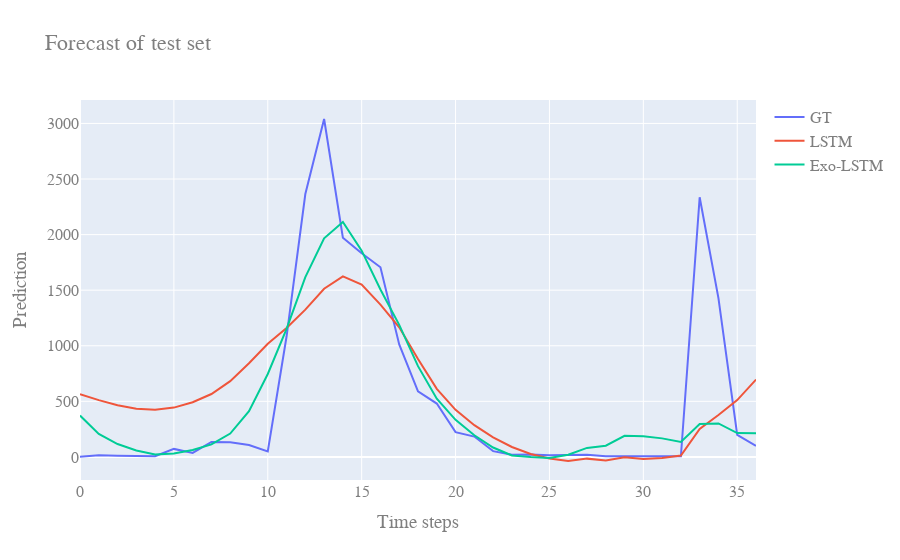
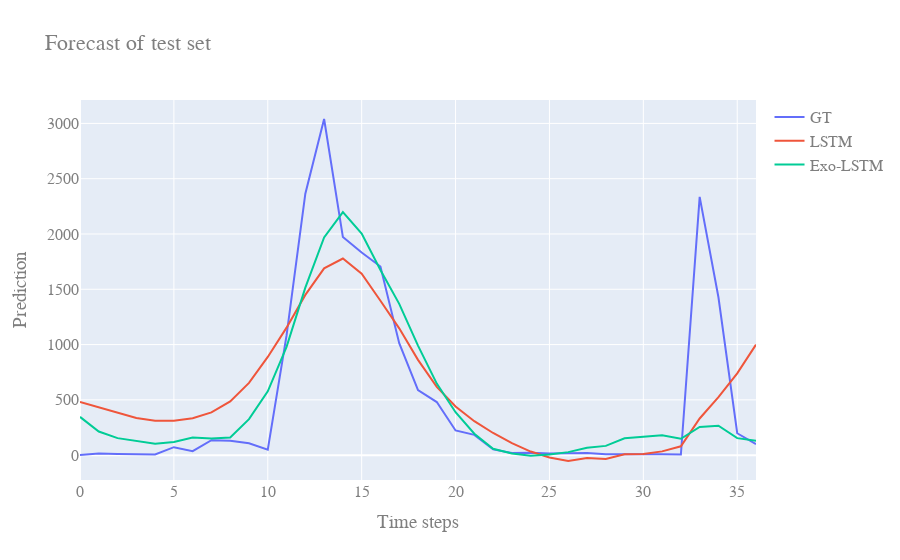

Notebook source saved alongside these figures, in order:
### Markdown cell above
# Forecasting evaluation

### Code cell
single_run_results = []
n_runs = 2

for dataset in aug_datasets:
    print("Running forecasting for sales in", dataset)
    curr_def_rmse = curr_def_mae = curr_aug_rmse = curr_aug_mae = 0
    for run in range(n_runs):
        print ("Run #", run+1)
        # Load the default and augmented versions of the data
        aug_dataset = aug_datasets[dataset]
        non_shifted_aug = aug_dataset
        aug_dataset.iloc[:, 1:] = aug_dataset.iloc[:, 1:].shift(-1)
        aug_dataset = aug_dataset.iloc[:-1, :]
        def_dataset = def_datasets[dataset]
        def_dataset = def_dataset.iloc[:-1, :]

        

        # Create training and test data
        def_train, def_test = ts_train_test_split(def_dataset)
        aug_train, aug_test = ts_train_test_split(aug_dataset)
        ns_aug_train, ns_aug_test = ts_train_test_split(non_shifted_aug)

        def_tr_df, def_te_df = prepare_for_network(def_train, def_test)
        aug_tr_df, aug_te_df = prepare_for_network(aug_train, aug_test)
       
        # Extract the columns which display most correlation with the value we are trying to predict.
        # As it can be seen in the 
        default_desired_input_features = cols_with_most_lagged_corr(def_train)
        #aug_desired_input_features = cols_with_most_corr(ns_aug_train)
        aug_desired_input_features = [0, 2, 3, 11, 13]
       
        print("Default input features:", default_desired_input_features)
        print("Input features with exogenous data:", aug_desired_input_features)

        
        
        ## Run STL Decomposition as baseline
        print("Running Drift and Seasonal Drift models based on STL Decomposition...")
        f_steps = def_test.shape[0]-1
        #decomp = decompose(def_train.vendita, period=52)
        #drift_forecast = forecast(decomp, steps=f_steps, fc_func=drift, seasonal=True)
        ##sdrift_forecast = forecast(decomp, steps=f_steps, fc_func=drift, )
        #drift_rmse = sm.tools.eval_measures.rmse(def_test.vendita.values, drift_forecast["drift+seasonal"].values)
        #drift_mae = sm.tools.eval_measures.meanabs(def_test.vendita.values, drift_forecast["drift+seasonal"].values)
        ##sdrift_rmse = sm.tools.eval_measures.rmse(def_test.vendita.values[:f_steps], sdrift_forecast["drift+seasonal"].values)
        ##sdrift_mae = sm.tools.eval_measures.meanabs(def_test.vendita.values[:f_steps], sdrift_forecast["drift+seasonal"].values)
        #print("Done\n")
        #
        ## Run ARIMA as another baseline
        #print("Running SARIMA model...")
        ## Fit your model
        #sarima_model = pm.auto_arima(def_train.vendita, seasonal=True, m=52, suppress_warnings=True, max_order=None, \
        #                            start_p=3, start_q=0, start_P=0, start_Q=0, \
        #                            max_p=6, max_d=1, max_q=1, max_P=1, max_D=1, max_Q=1)
        ## Get model params
        #sarima_order = sarima_model.get_params()["order"]
        #sarima_s_order = sarima_model.get_params()["seasonal_order"]
        ## Predict #test steps into the future
        #sarima_forecasts = sarima_model.predict(f_steps)  
        #sarima_rmse = sm.tools.eval_measures.rmse(def_test.vendita.values, sarima_forecasts)
        #sarima_mae = sm.tools.eval_measures.meanabs(def_test.vendita.values, sarima_forecasts)
        #print("Done\n")
        #
        #print("Running SARIMAX model...")
        #sarimax_model = SARIMAX(endog=aug_train.vendita, exog=aug_train.iloc[:, aug_desired_input_features[1:]], \
        #                        order=sarima_order, seasonal_order=sarima_s_order)
        #sarimax_fitted = sarimax_model.fit()
        #sarimax_forecasts = sarimax_fitted.forecast(f_steps, exog=aug_test.iloc[:, aug_desired_input_features[1:]])  
        #sarimax_rmse = sm.tools.eval_measures.rmse(def_test.vendita.values, sarimax_forecasts)
        #sarimax_mae = sm.tools.eval_measures.meanabs(def_test.vendita.values, sarimax_forecasts)
        #print("Done\n")
        
        

        # Run LSTM and Exo-LSTM
        print("Training the default LSTM model...")
        def_opt_obj.train(def_x_train[:,:-1],def_x_train[:,1:],def_x_train[:,:-1],def_x_train[:,1:], do_teacher_forcing=True, n_epochs=len(default_desired_input_features)*10)
        print("Done\n")
        print("Training the augmented Exo-LSTM model...")
        aug_opt_obj.train(aug_x_train[:,:-1],aug_x_train[:,1:],aug_x_train[:,:-1],aug_x_train[:,1:], do_teacher_forcing=True, n_epochs=len(aug_desired_input_features)*10)
        print("Done\n")

        def_pred=def_LSTM_Model(def_x_test, f_steps)
        aug_pred=aug_LSTM_Model(aug_x_test, f_steps)

        # Check results of both forecasts
        def_mean = np.mean(def_train["vendita"].values)
        def_std = np.std(def_train["vendita"].values)
        aug_mean = np.mean(aug_train["vendita"].values)
        aug_std = np.std(aug_train["vendita"].values)
        
        curr_def_rmse, curr_def_mae = check_lstm_forecast_results(def_pred, def_inp_te, def_out_te, def_mean, def_std, out_len=38)
        curr_aug_rmse, curr_aug_mae = check_lstm_forecast_results(aug_pred, aug_inp_te, aug_out_te, aug_mean, aug_std, out_len=38)
        
        fig = go.Figure()
        
        x_labels = list(range(0,f_steps))
        fig.add_trace(go.Scatter(x=x_labels, y=def_out_te[0,:,0]*def_std+def_mean,
                    mode='lines', name='GT'))
        #fig.add_trace(go.Scatter(x=x_labels, y=drift_forecast["drift+seasonal"].values,
        #            mode='lines', name='Drift'))
        #fig.add_trace(go.Scatter(x=x_labels, y=sarima_forecasts,
        #            mode='lines', name='SARIMA'+str(sarima_order)+str(sarima_s_order)))
        #fig.add_trace(go.Scatter(x=x_labels, y=sarimax_forecasts,
        #            mode='lines', name='SARIMAX'+str(sarima_order)+str(sarima_s_order)))
        fig.add_trace(go.Scatter(x=x_labels, y=def_pred[0,:,0].detach().cpu().numpy()*def_std+def_mean,
                    mode='lines', name='LSTM'))
        fig.add_trace(go.Scatter(x=x_labels, y=aug_pred[0,:,0].detach().cpu().numpy()*aug_std+aug_mean,
                    mode='lines', name='Exo-LSTM'))
        # Update plot title and axis titles, then save plot as a HTML File
        fig.update_layout(
            title="Forecast of test set",
            xaxis_title="Time steps",
            yaxis_title="Prediction",
            font=dict(
                family="Courier New, monospace",
                size=16,
                color="#7f7f7f"
            )
        )
        fig.show()
        pltio.write_html(fig, dataset+"-"+"run"+str(run+1)+"-sales-results.html")
        #single_run_results.append([dataset, "run "+str(run+1), drift_rmse, sarima_rmse, sarimax_rmse, curr_def_rmse, curr_aug_rmse, \
        #                           drift_mae, sarima_mae, sarimax_mae, curr_def_mae, curr_aug_mae])
        single_run_results.append([dataset, "run "+str(run+1), curr_def_rmse, curr_aug_rmse, \
                                   curr_def_mae, curr_aug_mae])
        print()

### Figure 1 — Plotly figure (JSON) as saved in the notebook; plotly's stock layout.template omitted (floating-point values rounded to 4 significant figures)
{"data": [{"mode": "lines", "name": "GT", "type": "scatter", "x": [0, 1, 2, 3, 4, 5, 6, 7, 8, 9, 10, 11, 12, 13, 14, 15, 16, 17, 18, 19, 20, 21, 22, 23, 24, 25, 26, 27, 28, 29, 30, 31, 32, 33, 34, 35, 36], "y": [2, 14, 10, 7, 6, 72, 36.0, 135, 131, 107, 49.0, 1083, 2365, 3040, 1972, 1832, 1706, 1012, 589, 480, 223, 183, 52, 19, 21, 14, 14, 20, 7, 9, 9, 7, 6, 2336, 1428, 198, 100.0, 82]}, {"mode": "lines", "name": "LSTM", "type": "scatter", "x": [0, 1, 2, 3, 4, 5, 6, 7, 8, 9, 10, 11, 12, 13, 14, 15, 16, 17, 18, 19, 20, 21, 22, 23, 24, 25, 26, 27, 28, 29, 30, 31, 32, 33, 34, 35, 36], "y": [564.0, 510.6, 465.6, 432.8, 423.6, 443.7, 491.9, 565.6, 681.8, 843.1, 1018.0, 1160.0, 1325.0, 1512.0, 1625.0, 1550.0, 1370.0, 1166.0, 880.0, 612.0, 423.6, 285.6, 176.6, 89.33, 26.75, -13.94, -36.85, -15.55, -32.31, -3.781, -18.15, -9.868, 12.64, 252.2, 377.5, 511.1, 695.4, 918.9, 1190.0, 1340.0, 1378.0, 1642.0, 1589.0, 1454.0, 1240.0, 1006.0, 739.0, 521.7, 355.2, 225.8, 120.7, 45.66, -3.96, -31.94, -39.99, -46.87, -51.44, -51.8, -46.07, -35.71, -18.13, 15.72, 79.38, 189.9, 371.2, 652.9, 1029.0, 1408.0, 1666.0, 1716.0, 1607.0, 1406.0, 1141.0, 851.4, 599.8, 414.9, 280.1, 175.7, 95.2, 35.53, -6.208, -31.5, -43.85, -49.81, -53.75, -53.32, -47.0, -36.21, -17.97, 17.0, 82.36]}, {"mode": "lines", "name": "Exo-LSTM", "type": "scatter", "x": [0, 1, 2, 3, 4, 5, 6, 7, 8, 9, 10, 11, 12, 13, 14, 15, 16, 17, 18, 19, 20, 21, 22, 23, 24, 25, 26, 27, 28, 29, 30, 31, 32, 33, 34, 35, 36], "y": [372.2, 206.6, 115.5, 58.04, 22.47, 29.79, 62.75, 112.7, 210.0, 412.0, 745.9, 1151.0, 1617.0, 1967.0, 2114.0, 1855.0, 1506.0, 1188.0, 816.6, 522.9, 333.1, 194.6, 84.57, 12.72, -1.022, -10.23, 20.23, 80.96, 101.1, 189.4, 185.8, 166.6, 134.0, 295.8, 301.4, 214.5, 213.1, 385.6, 741.3, 1113.0, 1310.0, 1696.0, 1571.0, 1432.0, 1150.0, 898.6, 665.1, 457.8, 285.5, 158.9, 62.72, 15.27, -11.93, -41.14, -58.78, -70.25, -77.64, -79.42, -74.01, -58.66, -28.02, 26.07, 115.3, 258.5, 492.5, 873.1, 1401.0, 1882.0, 2068.0, 1982.0, 1744.0, 1433.0, 1098.0, 780.0, 510.8, 305.2, 163.2, 75.7, 30.01, 12.74, 12.26, 19.97, 30.53, 43.68, 61.51, 82.83, 102.8, 116.8, 122.9, 122.3, 120.3]}], "layout": {"font": {"color": "#7f7f7f", "family": "Courier New, monospace", "size": 16}, "title": {"text": "Forecast of test set"}, "xaxis": {"title": {"text": "Time steps"}}, "yaxis": {"title": {"text": "Prediction"}}}}

### Figure 2 — Plotly figure (JSON) as saved in the notebook; plotly's stock layout.template omitted (floating-point values rounded to 4 significant figures)
{"data": [{"mode": "lines", "name": "GT", "type": "scatter", "x": [0, 1, 2, 3, 4, 5, 6, 7, 8, 9, 10, 11, 12, 13, 14, 15, 16, 17, 18, 19, 20, 21, 22, 23, 24, 25, 26, 27, 28, 29, 30, 31, 32, 33, 34, 35, 36], "y": [2, 14, 10, 7, 6, 72, 36.0, 135, 131, 107, 49.0, 1083, 2365, 3040, 1972, 1832, 1706, 1012, 589, 480, 223, 183, 52, 19, 21, 14, 14, 20, 7, 9, 9, 7, 6, 2336, 1428, 198, 100.0, 82]}, {"mode": "lines", "name": "LSTM", "type": "scatter", "x": [0, 1, 2, 3, 4, 5, 6, 7, 8, 9, 10, 11, 12, 13, 14, 15, 16, 17, 18, 19, 20, 21, 22, 23, 24, 25, 26, 27, 28, 29, 30, 31, 32, 33, 34, 35, 36], "y": [481.9, 431.1, 379.5, 335.8, 311.0, 310.0, 334.3, 386.1, 486.3, 653.5, 888.1, 1153.0, 1449.0, 1690.0, 1778.0, 1641.0, 1396.0, 1147.0, 861.7, 617.1, 439.9, 307.1, 200.3, 107.8, 32.51, -21.16, -53.01, -26.56, -34.98, 8.739, 10.08, 34.07, 79.86, 331.5, 524.0, 739.8, 999.2, 1263.0, 1480.0, 1505.0, 1393.0, 1546.0, 1404.0, 1219.0, 994.8, 802.6, 613.2, 458.9, 327.4, 216.1, 118.0, 38.53, -18.42, -50.98, -58.96, -56.12, -46.92, -33.35, -13.46, 17.92, 67.28, 142.9, 257.4, 431.7, 700.2, 1095.0, 1522.0, 1754.0, 1746.0, 1572.0, 1297.0, 989.9, 717.2, 508.6, 357.4, 242.7, 149.8, 73.26, 13.23, -28.98, -53.34, -61.98, -59.09, -49.48, -35.21, -13.68, 20.5, 73.82, 154.9, 277.3, 463.5]}, {"mode": "lines", "name": "Exo-LSTM", "type": "scatter", "x": [0, 1, 2, 3, 4, 5, 6, 7, 8, 9, 10, 11, 12, 13, 14, 15, 16, 17, 18, 19, 20, 21, 22, 23, 24, 25, 26, 27, 28, 29, 30, 31, 32, 33, 34, 35, 36], "y": [346.0, 213.8, 153.7, 128.2, 102.2, 119.9, 160.2, 151.2, 159.0, 325.4, 577.5, 978.9, 1515.0, 1969.0, 2199.0, 2003.0, 1675.0, 1368.0, 990.8, 646.9, 388.3, 193.2, 57.53, 15.08, -5.23, 6.367, 27.28, 66.98, 83.65, 152.0, 164.4, 178.8, 148.2, 255.4, 265.9, 153.6, 130.9, 256.5, 755.5, 1272.0, 1424.0, 1744.0, 1551.0, 1312.0, 993.8, 738.4, 519.5, 328.4, 186.6, 102.7, 51.72, 28.44, 28.92, 9.934, 14.29, 12.18, 6.327, -0.8378, -6.27, -4.178, 16.59, 72.37, 185.8, 400.0, 801.8, 1397.0, 1877.0, 2034.0, 1955.0, 1740.0, 1455.0, 1147.0, 849.3, 583.1, 359.2, 185.6, 70.64, 13.37, -1.335, 8.726, 32.31, 65.12, 104.3, 142.8, 171.7, 185.1, 182.9, 168.5, 145.5, 115.0, 77.52]}], "layout": {"font": {"color": "#7f7f7f", "family": "Courier New, monospace", "size": 16}, "title": {"text": "Forecast of test set"}, "xaxis": {"title": {"text": "Time steps"}}, "yaxis": {"title": {"text": "Prediction"}}}}
